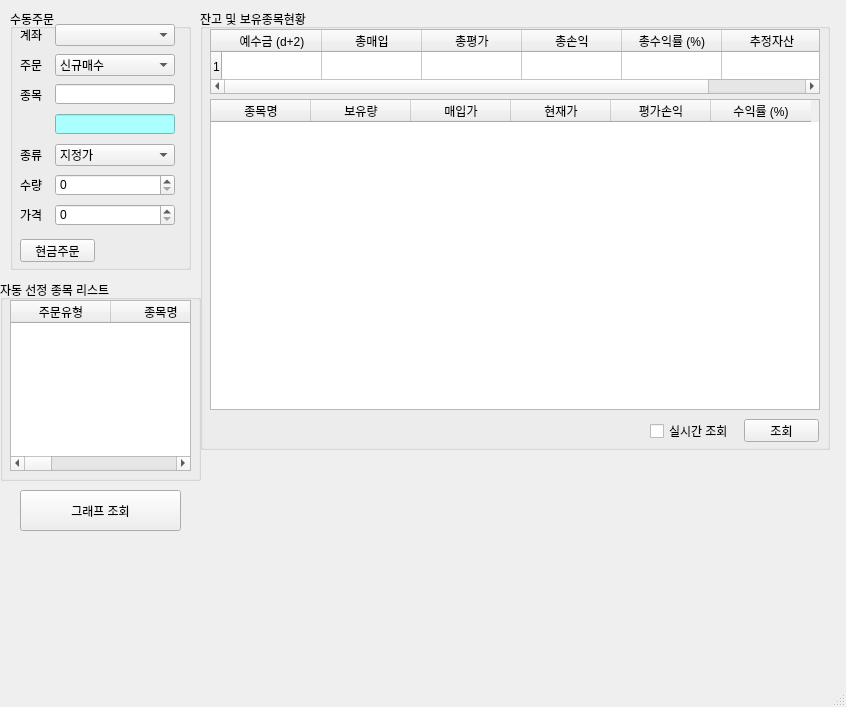
<?xml version="1.0" encoding="UTF-8"?>
<ui version="4.0">
 <class>MainWindow</class>
 <widget class="QMainWindow" name="MainWindow">
  <property name="geometry">
   <rect>
    <x>0</x>
    <y>0</y>
    <width>846</width>
    <height>707</height>
   </rect>
  </property>
  <property name="windowTitle">
   <string>PyTrader v0.4</string>
  </property>
  <property name="windowIcon">
   <iconset>
    <normaloff>icon.png</normaloff>icon.png</iconset>
  </property>
  <widget class="QWidget" name="centralwidget">
   <widget class="QGroupBox" name="groupBox">
    <property name="geometry">
     <rect>
      <x>10</x>
      <y>9</y>
      <width>181</width>
      <height>261</height>
     </rect>
    </property>
    <property name="title">
     <string>수동주문</string>
    </property>
    <widget class="QLabel" name="label">
     <property name="geometry">
      <rect>
       <x>10</x>
       <y>20</y>
       <width>56</width>
       <height>12</height>
      </rect>
     </property>
     <property name="text">
      <string>계좌</string>
     </property>
    </widget>
    <widget class="QComboBox" name="comboBox">
     <property name="geometry">
      <rect>
       <x>45</x>
       <y>15</y>
       <width>120</width>
       <height>22</height>
      </rect>
     </property>
    </widget>
    <widget class="QLabel" name="label_2">
     <property name="geometry">
      <rect>
       <x>10</x>
       <y>50</y>
       <width>56</width>
       <height>12</height>
      </rect>
     </property>
     <property name="text">
      <string>주문</string>
     </property>
    </widget>
    <widget class="QComboBox" name="comboBox_2">
     <property name="geometry">
      <rect>
       <x>45</x>
       <y>45</y>
       <width>120</width>
       <height>22</height>
      </rect>
     </property>
     <item>
      <property name="text">
       <string>신규매수</string>
      </property>
     </item>
     <item>
      <property name="text">
       <string>신규매도</string>
      </property>
     </item>
     <item>
      <property name="text">
       <string>매수취소</string>
      </property>
     </item>
     <item>
      <property name="text">
       <string>매도취소</string>
      </property>
     </item>
    </widget>
    <widget class="QLabel" name="label_3">
     <property name="geometry">
      <rect>
       <x>10</x>
       <y>80</y>
       <width>56</width>
       <height>12</height>
      </rect>
     </property>
     <property name="text">
      <string>종목</string>
     </property>
    </widget>
    <widget class="QLineEdit" name="lineEdit">
     <property name="geometry">
      <rect>
       <x>45</x>
       <y>75</y>
       <width>120</width>
       <height>20</height>
      </rect>
     </property>
    </widget>
    <widget class="QComboBox" name="comboBox_3">
     <property name="geometry">
      <rect>
       <x>45</x>
       <y>135</y>
       <width>120</width>
       <height>22</height>
      </rect>
     </property>
     <item>
      <property name="text">
       <string>지정가</string>
      </property>
     </item>
     <item>
      <property name="text">
       <string>시장가</string>
      </property>
     </item>
    </widget>
    <widget class="QLabel" name="label_4">
     <property name="geometry">
      <rect>
       <x>10</x>
       <y>140</y>
       <width>56</width>
       <height>12</height>
      </rect>
     </property>
     <property name="text">
      <string>종류</string>
     </property>
    </widget>
    <widget class="QLabel" name="label_5">
     <property name="geometry">
      <rect>
       <x>10</x>
       <y>170</y>
       <width>56</width>
       <height>12</height>
      </rect>
     </property>
     <property name="text">
      <string>수량</string>
     </property>
    </widget>
    <widget class="QSpinBox" name="spinBox">
     <property name="geometry">
      <rect>
       <x>45</x>
       <y>165</y>
       <width>120</width>
       <height>22</height>
      </rect>
     </property>
     <property name="maximum">
      <number>1000000</number>
     </property>
    </widget>
    <widget class="QLabel" name="label_6">
     <property name="geometry">
      <rect>
       <x>10</x>
       <y>200</y>
       <width>56</width>
       <height>12</height>
      </rect>
     </property>
     <property name="text">
      <string>가격</string>
     </property>
    </widget>
    <widget class="QSpinBox" name="spinBox_2">
     <property name="geometry">
      <rect>
       <x>45</x>
       <y>195</y>
       <width>120</width>
       <height>22</height>
      </rect>
     </property>
     <property name="prefix">
      <string/>
     </property>
     <property name="maximum">
      <number>10000000</number>
     </property>
     <property name="singleStep">
      <number>100</number>
     </property>
     <property name="value">
      <number>0</number>
     </property>
    </widget>
    <widget class="QPushButton" name="pushButton">
     <property name="geometry">
      <rect>
       <x>10</x>
       <y>230</y>
       <width>75</width>
       <height>23</height>
      </rect>
     </property>
     <property name="text">
      <string>현금주문</string>
     </property>
    </widget>
    <widget class="QLineEdit" name="lineEdit_2">
     <property name="geometry">
      <rect>
       <x>45</x>
       <y>105</y>
       <width>120</width>
       <height>20</height>
      </rect>
     </property>
     <property name="styleSheet">
      <string notr="true">background-color: rgb(170, 255, 255);</string>
     </property>
     <property name="readOnly">
      <bool>true</bool>
     </property>
    </widget>
   </widget>
   <widget class="QGroupBox" name="groupBox_2">
    <property name="geometry">
     <rect>
      <x>200</x>
      <y>9</y>
      <width>630</width>
      <height>441</height>
     </rect>
    </property>
    <property name="title">
     <string>잔고 및 보유종목현황</string>
    </property>
    <widget class="QTableWidget" name="tableWidget">
     <property name="geometry">
      <rect>
       <x>10</x>
       <y>20</y>
       <width>610</width>
       <height>65</height>
      </rect>
     </property>
     <property name="rowCount">
      <number>1</number>
     </property>
     <row/>
     <column>
      <property name="text">
       <string>예수금 (d+2)</string>
      </property>
     </column>
     <column>
      <property name="text">
       <string>총매입</string>
      </property>
     </column>
     <column>
      <property name="text">
       <string>총평가</string>
      </property>
     </column>
     <column>
      <property name="text">
       <string>총손익</string>
      </property>
     </column>
     <column>
      <property name="text">
       <string>총수익률 (%)</string>
      </property>
     </column>
     <column>
      <property name="text">
       <string>추정자산</string>
      </property>
     </column>
    </widget>
    <widget class="QPushButton" name="pushButton_2">
     <property name="geometry">
      <rect>
       <x>544</x>
       <y>410</y>
       <width>75</width>
       <height>23</height>
      </rect>
     </property>
     <property name="text">
      <string>조회</string>
     </property>
    </widget>
    <widget class="QGroupBox" name="groupBox_4">
     <property name="geometry">
      <rect>
       <x>670</x>
       <y>-140</y>
       <width>611</width>
       <height>131</height>
      </rect>
     </property>
     <property name="title">
      <string>잔고확인</string>
     </property>
     <widget class="QTableWidget" name="tableWidget_3">
      <property name="geometry">
       <rect>
        <x>10</x>
        <y>20</y>
        <width>591</width>
        <height>61</height>
       </rect>
      </property>
      <column>
       <property name="text">
        <string>예수금</string>
       </property>
      </column>
      <column>
       <property name="text">
        <string>총매입</string>
       </property>
      </column>
      <column>
       <property name="text">
        <string>총평가</string>
       </property>
      </column>
      <column>
       <property name="text">
        <string>총손익</string>
       </property>
      </column>
      <column>
       <property name="text">
        <string>총수익률</string>
       </property>
      </column>
      <column>
       <property name="text">
        <string>추정자산</string>
       </property>
      </column>
     </widget>
     <widget class="QPushButton" name="pushButton_3">
      <property name="geometry">
       <rect>
        <x>490</x>
        <y>90</y>
        <width>75</width>
        <height>23</height>
       </rect>
      </property>
      <property name="text">
       <string>현금주문</string>
      </property>
     </widget>
    </widget>
    <widget class="QCheckBox" name="checkBox">
     <property name="geometry">
      <rect>
       <x>450</x>
       <y>414</y>
       <width>81</width>
       <height>16</height>
      </rect>
     </property>
     <property name="text">
      <string>실시간 조회</string>
     </property>
    </widget>
    <widget class="QTableWidget" name="tableWidget_2">
     <property name="geometry">
      <rect>
       <x>10</x>
       <y>90</y>
       <width>610</width>
       <height>311</height>
      </rect>
     </property>
     <column>
      <property name="text">
       <string>종목명</string>
      </property>
     </column>
     <column>
      <property name="text">
       <string>보유량</string>
      </property>
     </column>
     <column>
      <property name="text">
       <string>매입가</string>
      </property>
     </column>
     <column>
      <property name="text">
       <string>현재가</string>
      </property>
     </column>
     <column>
      <property name="text">
       <string>평가손익</string>
      </property>
     </column>
     <column>
      <property name="text">
       <string>수익률 (%)</string>
      </property>
     </column>
    </widget>
   </widget>
   <widget class="QGroupBox" name="groupBox_3">
    <property name="geometry">
     <rect>
      <x>0</x>
      <y>280</y>
      <width>201</width>
      <height>201</height>
     </rect>
    </property>
    <property name="title">
     <string>자동 선정 종목 리스트</string>
    </property>
    <widget class="QTableWidget" name="tableWidget_4">
     <property name="geometry">
      <rect>
       <x>10</x>
       <y>20</y>
       <width>181</width>
       <height>171</height>
      </rect>
     </property>
     <column>
      <property name="text">
       <string>주문유형</string>
      </property>
     </column>
     <column>
      <property name="text">
       <string>종목명</string>
      </property>
     </column>
     <column>
      <property name="text">
       <string>호가구분</string>
      </property>
     </column>
     <column>
      <property name="text">
       <string>수량</string>
      </property>
     </column>
     <column>
      <property name="text">
       <string>가격</string>
      </property>
     </column>
     <column>
      <property name="text">
       <string>상태</string>
      </property>
     </column>
    </widget>
   </widget>
   <widget class="Widget" name="graph_viewer" native="true">
    <property name="geometry">
     <rect>
      <x>200</x>
      <y>459</y>
      <width>631</width>
      <height>201</height>
     </rect>
    </property>
   </widget>
   <widget class="QPushButton" name="pushButton_4">
    <property name="geometry">
     <rect>
      <x>20</x>
      <y>490</y>
      <width>161</width>
      <height>41</height>
     </rect>
    </property>
    <property name="text">
     <string>그래프 조회</string>
    </property>
   </widget>
  </widget>
  <widget class="QMenuBar" name="menubar">
   <property name="geometry">
    <rect>
     <x>0</x>
     <y>0</y>
     <width>846</width>
     <height>21</height>
    </rect>
   </property>
  </widget>
  <widget class="QStatusBar" name="statusbar"/>
 </widget>
 <customwidgets>
  <customwidget>
   <class>Widget</class>
   <extends>QWidget</extends>
   <header>widgetfile.h</header>
   <container>1</container>
  </customwidget>
 </customwidgets>
 <resources/>
 <connections/>
</ui>
